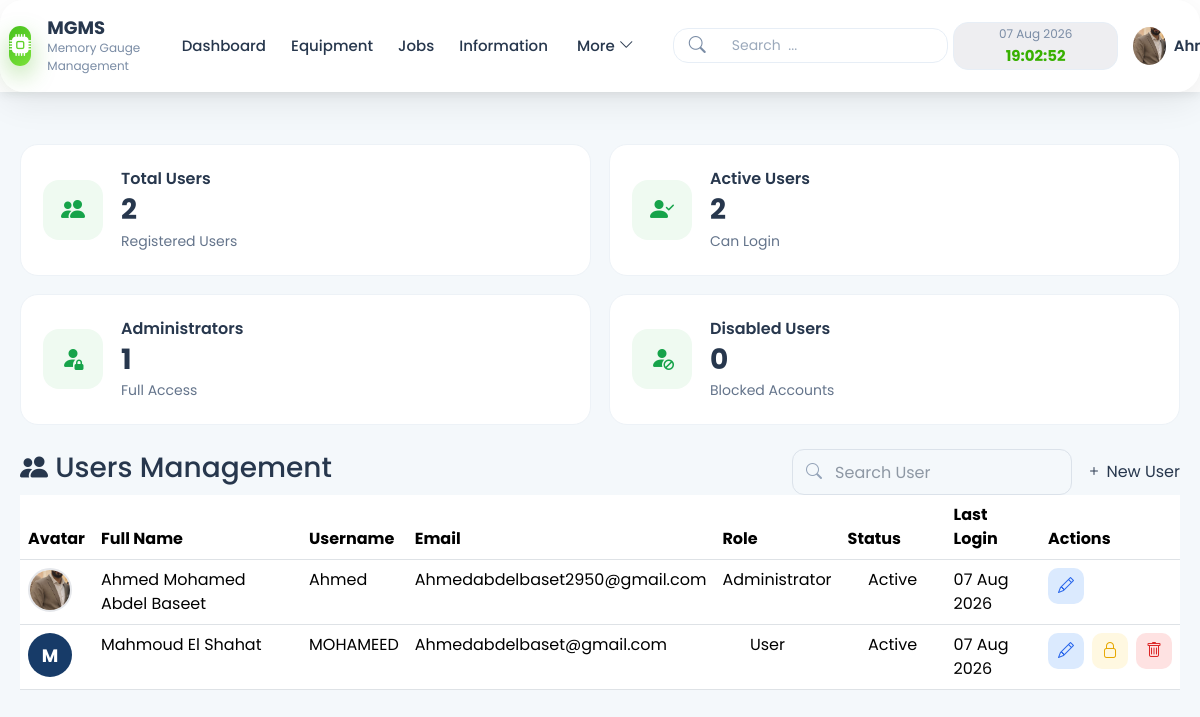
Page /users/ (signed in) on the committed database.
### app/models/user.py (models this page shows, shortened)
class User(UserMixin, db.Model):
    __tablename__ = "users"
    id = db.Column(db.Integer, primary_key=True)
    username = db.Column(db.String(50), unique=True, nullable=False)
    full_name = db.Column(db.String(100), nullable=False)
    email = db.Column(db.String(120), unique=True, nullable=False)
    password_hash = db.Column(db.String(255), nullable=False)
    role = db.Column(
        db.String(20),
        nullable=False,
        default="user"
    )
    is_active = db.Column(
        db.Boolean,
        default=True
    )
    profile_image = db.Column(
        db.String(255),
        default="default.png"
    )
    last_login = db.Column(
        db.DateTime
    )
    created_at = db.Column(
        db.DateTime,
        default=datetime.utcnow
    )

### app/users/routes.py (the view)
@users_bp.route("/")
@login_required
@admin_required
def users():
    users = User.query.order_by(User.full_name).all()
    return render_template(
        "users/users.html",
        users=users,
        form=UserForm()
    )

### app/templates/users/users.html (shortened to what this page needs)
{% extends "base.html" %}
{% block css %}
<link rel="stylesheet"
      href="{{ url_for('static', filename='css/users.css') }}">
{% endblock %}
{% block content %}
<div class="users-page">
    <div class="equipment-cards">
        <div class="equipment-card">
            <div class="card-icon">
                <i class="bi bi-people-fill"></i>
            </div>
            <div class="card-info">
                <span>Total Users</span>
                <h3>{{ users|length }}</h3>
                <small>Registered Users</small>
            </div>
        </div>
        <div class="equipment-card">
            <div class="card-icon">
                <i class="bi bi-person-check-fill"></i>
            </div>
            <div class="card-info">
                <span>Active Users</span>
                <h3>
                    {{ users | selectattr("is_active") | list | length }}
                </h3>
                <small>Can Login</small>
            </div>
        </div>
        <div class="equipment-card">
            <div class="card-icon">
                <i class="bi bi-person-fill-lock"></i>
            </div>
            <div class="card-info">
                <span>Administrators</span>
                <h3>
                    {{ users | selectattr("role", "equalto", "admin") | list | length }}
                </h3>
                <small>Full Access</small>
            </div>
        </div>
        <div class="equipment-card">
            <div class="card-icon">
                <i class="bi bi-person-fill-slash"></i>
            </div>
            <div class="card-info">
                <span>Disabled Users</span>
                <h3>
                    {{ users | rejectattr("is_active") | list | length }}
                </h3>
                <small>Blocked Accounts</small>
            </div>
        </div>
    </div>
    <section class="equipment-section">
        <div class="section-header">
            <h3>
                <i class="bi bi-people-fill"></i>
                Users Management
            </h3>
            <div class="section-actions">
                <div class="table-search">
                    <i class="bi bi-search"></i>
                    <input
                        id="userSearch"
                        type="text"
                        placeholder="Search User">
                </div>
                <button
                    class="green-btn new-user-btn"
                    data-bs-toggle="modal"
                    data-bs-target="#userModal">
                    <i class="bi bi-plus"></i>
                    New User
                </button>
            </div>
        </div>
        <div class="table-responsive">
            <table class="table equipment-table" id="usersTable">
                <thead>
                    <tr>
                        <th>Avatar</th>
                        <th>Full Name</th>
                        <th>Username</th>
                        <th>Email</th>
                        <th>Role</th>
                        <th>Status</th>
                        <th>Last Login</th>
                        <th>Actions</th>
                    </tr>
                </thead>
                <tbody>
                {% if users %}
                {% for user in users %}
                <tr>
                    <td>
                        {% if user.profile_image != "default.png" %}
                        <img
                            class="user-avatar"
                            src="{{ url_for('static', filename='uploads/profiles/' ~ user.profile_image) }}">
                        {% else %}
                        <div class="avatar-circle">
                            {{ user.full_name[0]|upper }}
                        </div>
                        {% endif %}
                    </td>
                    <td>{{ user.full_name }}</td>
                    <td>{{ user.username }}</td>
                    <td>{{ user.email }}</td>
                    <td>
                        {% if user.role == "admin" %}
                        <span class="tag quad">
                            Administrator
                        </span>
                        {% else %}
                        <span class="tag dual">
                            User
                        </span>
                        {% endif %}
                    </td>
                    <td>
                        {% if user.is_active %}
                        <span class="status">
                            Active
                        </span>
                        {% else %}
                        <span class="status retired">
                            Disabled
                        </span>
                        {% endif %}
                    </td>
                    <td>
                        {% if user.last_login %}
                        {{ user.last_login.strftime("%d %b %Y") }}
                        {% else %}
                        -
                        {% endif %}
                    </td>
                    <td>
                        <div class="table-actions">
                            <button
                                class="action-btn edit edit-user-btn"
                                data-id="{{ user.id }}"
                                data-username="{{ user.username }}"
                                data-fullname="{{ user.full_name }}"
                                data-email="{{ user.email }}"
                                data-role="{{ user.role }}"
                                data-active="{{ user.is_active }}"
                                data-bs-toggle="modal"
                                data-bs-target="#userModal">
                                <i class="bi bi-pencil"></i>
                            </button>
                            {% if user.id != current_user.id %}
                            <form
                                method="POST"
                                action="{{ url_for('users.toggle_user', user_id=user.id) }}"
                                style="display:inline;">
                                <button
                                    type="submit"
                                    class="action-btn warning">
                                    {% if user.is_active %}
                                    <i class="bi bi-lock"></i>
                                    {% else %}
                                    <i class="bi bi-unlock"></i>
                                    {% endif %}
                                </button>
                            </form>
                            {% endif %}
                            {% if user.id != current_user.id %}
                            <form
                                method="POST"
                                action="{{ url_for('users.delete_user', user_id=user.id) }}"
                                class="delete-form"
                                style="display:inline;">
                                <button
                                    type="button"
                                    class="action-btn delete"
                                    data-name="{{ user.full_name }}">
                                    <i class="bi bi-trash"></i>
                                </button>
                            </form>
                            {% endif %}
                        </div>
                    </td>
                </tr>
                {% endfor %}
                {% endif %}
                </tbody>
            </table>
        </div>
    </section>
</div>
{% endblock %}

### app/templates/base.html (shortened to what this page needs)
<!DOCTYPE html>
<html lang="en">
<head>
    <link href="https://cdn.jsdelivr.net/npm/bootstrap@5.3.7/dist/css/bootstrap.min.css"
          rel="stylesheet">
    <link rel="stylesheet"
          href="https://cdn.jsdelivr.net/npm/bootstrap-icons@1.13.1/font/bootstrap-icons.min.css">
    <link rel="stylesheet"
          href="{{ url_for('static', filename='css/output.css') }}">
    <link rel="stylesheet"
          href="{{ url_for('static', filename='css/style.css') }}">
    {% block css %}
    {% endblock %}
</head>
<body
    class="{% if current_user.role == 'admin' %}admin-user{% endif %}"
    data-role="{{ current_user.role }}">
{% if current_user.is_authenticated %}
              <div style="background:red;color:white;padding:10px;">
                 </div>
<header class="top-navbar">
    <div class="navbar-container flex items-center justify-between px-6 py-3">
        <div class="logo-section flex items-center gap-3">
            <div class="logo-icon text-2xl text-green-600"><i class="bi bi-cpu-fill"></i></div>
            <div>
                <h3 class="font-bold text-lg leading-tight">MGMS</h3>
                <span class="text-[10px] text-gray-500 uppercase font-semibold">Memory Gauge Management</span>
            </div>
        </div>
<nav class="main-menu flex items-center gap-6">
    <a href="{{ url_for('dashboard.dashboard') }}"
       class="nav-item {% if request.endpoint == 'dashboard.dashboard' %}active{% endif %}">
        Dashboard
    </a>
    <a href="{{ url_for('equipment.equipment') }}"
       class="nav-item {% if request.endpoint == 'equipment.equipment' %}active{% endif %}">
        Equipment
    </a>
    <a href="{{ url_for('jobs.index') }}"
       class="nav-item {% if request.endpoint == 'jobs.index' %}active{% endif %}">
        Jobs
    </a>
    <a href="{{ url_for('information.index') }}"
       class="nav-item {% if request.endpoint == 'information.index' %}active{% endif %}">
        Information
    </a>
    <div class="more-menu relative group">
        <button class="more-btn nav-item flex items-center gap-1">
            More
            <i class="bi bi-chevron-down"></i>
        </button>
    </div>
</nav>
        <div class="navbar-right flex items-center gap-6">
    <div class="search-box position-relative">
        <i class="bi bi-search search-icon"></i>
        <input
            type="text"
            id="globalSearch"
            class="search-input"
            placeholder="Search  ...">
    </div>
            <div class="datetime-box text-xs text-gray-500 text-right">
                <div id="liveDate">15 Jul 2026</div>
                <div id="liveTime" class="font-bold text-green-600">10:45:25 AM</div>
            </div>
            <div class="user-menu relative group">
                <button class="user-btn flex items-center gap-2">
                   {% if current_user.profile_image != "default.png" %}
<img
    src="{{ url_for('static', filename='uploads/profiles/' ~ current_user.profile_image) }}"
    class="avatar">
{% else %}
<div class="avatar">
    {{ current_user.full_name[0]|upper }}
</div>
{% endif %}
                    <span class="user-name">
    {{ current_user.full_name.split()[0] }}
</span>
                </button>
            </div>
        </div>
    </div>
</header>
{% endif %}
<main class="{% if current_user.is_authenticated %}main-content{% endif %}">
    {% block content %}
    {% endblock %}
</main>
</body>
</html>

### rows in the picture
User: profile_image (picture), full_name "Ahm…", full_name "Ahmed Mohamed Abdel Baseet", username "Ahmed", email "Ahmedabdelbaset2950@gmail.com", role "Administrator", is_active "Active", last_login "07 Aug 2026"
User: full_name "M", full_name "Mahmoud El Shahat", username "MOHAMEED", email "Ahmedabdelbaset@gmail.com", role "User", is_active "Active", last_login "07 Aug 2026"

### other values in the picture
{{ users|length }} "2"
{{ users | selectattr("is_active") | list | length }} "2"
{{ users | selectattr("role", "equalto", "admin") | list | length }} "1"
{{ users | rejectattr("is_active") | list | length }} "0"
